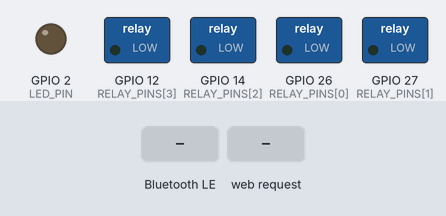
A sketch run on a simulated ESP32. Shown: switched loads named in the sketch (green lamp = pin HIGH), output pins drawn as LEDs (lit = HIGH). The test bench sets the inputs (shaded band). WiFi joins after 1.5 s; servers stay silent unless stated; nothing arrives over Bluetooth unless stated; a phone connects over Bluetooth LE 3 s after start; what the sketch prints to the serial monitor is not drawn.

Above: at 3.2 s.
3.3 s: Bluetooth LE write "LED:ON" received
At 4.5 s:
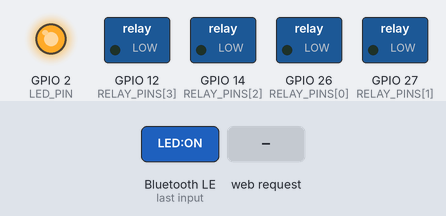
4.8 s: HTTP request GET /relay?value=1&ch=1 received
At 6.0 s:
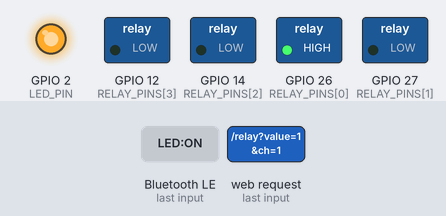
6.3 s: Bluetooth LE write "LED:OFF" received
At 7.3 s:
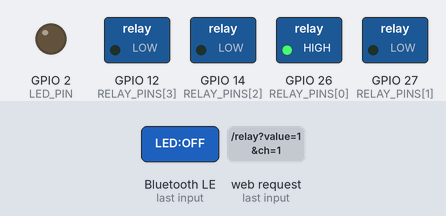
10.8 s: HTTP request GET /led?value=on received
At 11.8 s:
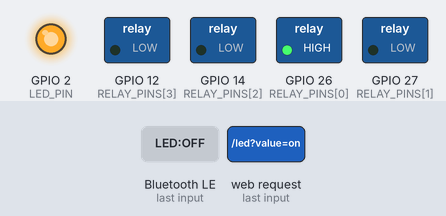
Timing chart, 0 to 13.3 s (numbered marks = the images above; inputs shaded):
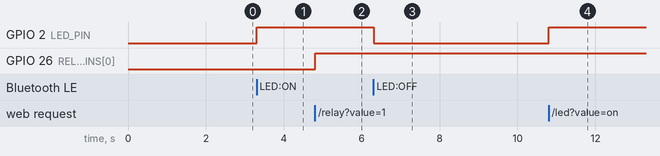

The sketch:

esp32_controller.ino
```cpp
/**
 * ESP32 Controller Firmware
 * -------------------------
 * Combines:
 *  - WiFi with AsyncWebServer (port 80)
 *  - BLE GATT server using the Nordic UART Service (NUS)
 *
 * HTTP Endpoints
 *  GET /status           -> JSON {"led":0,"relay":[0,0,0,0]}
 *  GET /led?value=on     -> turns LED on  ; replies {"led":1}
 *  GET /led?value=off    -> turns LED off ; replies {"led":0}
 *  GET /relay?ch=1&value=on  -> relay 1 on  ; replies {"relay":1,"state":1}
 *  GET /relay?ch=1&value=off -> relay 1 off ; replies {"relay":1,"state":0}
 *
 * BLE Commands (write to TX characteristic 6E400002-…)
 *  "LED:ON"        -> turn LED on
 *  "LED:OFF"       -> turn LED off
 *  "RELAY:1:ON"    -> relay 1 on
 *  "RELAY:1:OFF"   -> relay 1 off
 *  (channel 1-4)
 *
 * BLE Notifications (sent via RX characteristic 6E400003-…)
 *  "LED:ON" / "LED:OFF"
 *  "RELAY:1:ON" / "RELAY:1:OFF"
 *  "STATUS:<json>"
 */

#include <WiFi.h>
#include <ESPAsyncWebServer.h>
#include <BLEDevice.h>
#include <BLEServer.h>
#include <BLEUtils.h>
#include <BLE2902.h>

// ---------------------------------------------------------------------------
// WiFi credentials – change to your network
// ---------------------------------------------------------------------------
const char* WIFI_SSID     = "YOUR_WIFI_SSID";
const char* WIFI_PASSWORD = "YOUR_WIFI_PASSWORD";

// ---------------------------------------------------------------------------
// GPIO pin definitions
// ---------------------------------------------------------------------------
#define LED_PIN 2
static const int RELAY_PINS[4] = {26, 27, 14, 12};
#define RELAY_COUNT 4

// ---------------------------------------------------------------------------
// NUS (Nordic UART Service) UUIDs
// ---------------------------------------------------------------------------
#define NUS_SERVICE_UUID        "6E400001-B5A3-F393-E0A9-E50E24DCCA9E"
#define NUS_CHAR_UUID_RX        "6E400002-B5A3-F393-E0A9-E50E24DCCA9E"  // phone writes here
#define NUS_CHAR_UUID_TX        "6E400003-B5A3-F393-E0A9-E50E24DCCA9E"  // ESP32 notifies here

// ---------------------------------------------------------------------------
// State
// ---------------------------------------------------------------------------
static bool ledState           = false;
static bool relayStates[RELAY_COUNT] = {false, false, false, false};

// ---------------------------------------------------------------------------
// BLE globals
// ---------------------------------------------------------------------------
BLEServer*          pServer    = nullptr;
BLECharacteristic*  pTxChar    = nullptr;   // notifications -> phone
static bool         bleConnected = false;

// ---------------------------------------------------------------------------
// HTTP server
// ---------------------------------------------------------------------------
AsyncWebServer server(80);

// ---------------------------------------------------------------------------
// Forward declarations
// ---------------------------------------------------------------------------
void applyLed(bool on);
void applyRelay(int ch, bool on);
void parseBleCommand(const String& cmd);
void sendBleNotification(const String& msg);
String buildStatusJson();

// ===========================================================================
// BLE Callbacks
// ===========================================================================

class ServerCallbacks : public BLEServerCallbacks {
    void onConnect(BLEServer* pSvr) override {
        bleConnected = true;
        Serial.println("[BLE] Client connected");
        // Push current state to newly connected device
        sendBleNotification(String("STATUS:") + buildStatusJson());
    }

    void onDisconnect(BLEServer* pSvr) override {
        bleConnected = false;
        Serial.println("[BLE] Client disconnected – restarting advertising");
        BLEDevice::startAdvertising();
    }
};

class RxCharCallbacks : public BLECharacteristicCallbacks {
    void onWrite(BLECharacteristic* pChar) override {
        std::string value = pChar->getValue();
        if (value.length() > 0) {
            String cmd = String(value.c_str());
            cmd.trim();
            Serial.print("[BLE] RX: ");
            Serial.println(cmd);
            parseBleCommand(cmd);
        }
    }
};

// ===========================================================================
// Setup helpers
// ===========================================================================

void setupPins() {
    pinMode(LED_PIN, OUTPUT);
    digitalWrite(LED_PIN, LOW);

    for (int i = 0; i < RELAY_COUNT; i++) {
        pinMode(RELAY_PINS[i], OUTPUT);
        digitalWrite(RELAY_PINS[i], LOW);
    }
    Serial.println("[PINS] GPIO configured");
}

void setupWifi() {
    Serial.print("[WiFi] Connecting to ");
    Serial.println(WIFI_SSID);
    WiFi.mode(WIFI_STA);
    WiFi.begin(WIFI_SSID, WIFI_PASSWORD);

    unsigned long start = millis();
    while (WiFi.status() != WL_CONNECTED && millis() - start < 15000) {
        delay(500);
        Serial.print(".");
    }
    Serial.println();

    if (WiFi.status() == WL_CONNECTED) {
        Serial.print("[WiFi] Connected. IP: ");
        Serial.println(WiFi.localIP());
    } else {
        Serial.println("[WiFi] Failed to connect – continuing without WiFi");
    }
}

// Add CORS headers to every response
void addCorsHeaders(AsyncWebServerResponse* response) {
    response->addHeader("Access-Control-Allow-Origin",  "*");
    response->addHeader("Access-Control-Allow-Methods", "GET, OPTIONS");
    response->addHeader("Access-Control-Allow-Headers", "Content-Type");
}

void setupHttpServer() {

    // OPTIONS pre-flight for CORS
    server.on("/*", HTTP_OPTIONS, [](AsyncWebServerRequest* request) {
        AsyncWebServerResponse* resp = request->beginResponse(204);
        addCorsHeaders(resp);
        request->send(resp);
    });

    // GET /status
    server.on("/status", HTTP_GET, [](AsyncWebServerRequest* request) {
        String body = buildStatusJson();
        Serial.print("[HTTP] GET /status -> ");
        Serial.println(body);
        AsyncWebServerResponse* resp = request->beginResponse(200, "application/json", body);
        addCorsHeaders(resp);
        request->send(resp);
    });

    // GET /led?value=on|off
    server.on("/led", HTTP_GET, [](AsyncWebServerRequest* request) {
        if (!request->hasParam("value")) {
            AsyncWebServerResponse* resp = request->beginResponse(400, "application/json",
                "{\"error\":\"Missing 'value' parameter\"}");
            addCorsHeaders(resp);
            request->send(resp);
            return;
        }
        String value = request->getParam("value")->value();
        value.toLowerCase();
        bool on = (value == "on" || value == "1" || value == "true");
        applyLed(on);

        String body = String("{\"led\":") + (on ? "1" : "0") + "}";
        Serial.print("[HTTP] GET /led?value=");
        Serial.print(value);
        Serial.print(" -> ");
        Serial.println(body);

        AsyncWebServerResponse* resp = request->beginResponse(200, "application/json", body);
        addCorsHeaders(resp);
        request->send(resp);
    });

    // GET /relay?ch=1&value=on|off
    server.on("/relay", HTTP_GET, [](AsyncWebServerRequest* request) {
        if (!request->hasParam("ch") || !request->hasParam("value")) {
            AsyncWebServerResponse* resp = request->beginResponse(400, "application/json",
                "{\"error\":\"Missing 'ch' or 'value' parameter\"}");
            addCorsHeaders(resp);
            request->send(resp);
            return;
        }
        int ch = request->getParam("ch")->value().toInt();
        if (ch < 1 || ch > RELAY_COUNT) {
            AsyncWebServerResponse* resp = request->beginResponse(400, "application/json",
                "{\"error\":\"Channel must be 1-4\"}");
            addCorsHeaders(resp);
            request->send(resp);
            return;
        }
        String value = request->getParam("value")->value();
        value.toLowerCase();
        bool on = (value == "on" || value == "1" || value == "true");
        applyRelay(ch, on);

        String body = String("{\"relay\":") + ch + ",\"state\":" + (on ? "1" : "0") + "}";
        Serial.print("[HTTP] GET /relay?ch=");
        Serial.print(ch);
        Serial.print("&value=");
        Serial.print(value);
        Serial.print(" -> ");
        Serial.println(body);

        AsyncWebServerResponse* resp = request->beginResponse(200, "application/json", body);
        addCorsHeaders(resp);
        request->send(resp);
    });

    // 404 handler
    server.onNotFound([](AsyncWebServerRequest* request) {
        AsyncWebServerResponse* resp = request->beginResponse(404, "application/json",
            "{\"error\":\"Not found\"}");
        addCorsHeaders(resp);
        request->send(resp);
    });

    server.begin();
    Serial.println("[HTTP] AsyncWebServer started on port 80");
}

void setupBle() {
    BLEDevice::init("ESP32_Controller");
    pServer = BLEDevice::createServer();
    pServer->setCallbacks(new ServerCallbacks());

    BLEService* pService = pServer->createService(NUS_SERVICE_UUID);

    // RX characteristic: phone writes commands here
    BLECharacteristic* pRxChar = pService->createCharacteristic(
        NUS_CHAR_UUID_RX,
        BLECharacteristic::PROPERTY_WRITE | BLECharacteristic::PROPERTY_WRITE_NR
    );
    pRxChar->setCallbacks(new RxCharCallbacks());

    // TX characteristic: ESP32 sends notifications here
    pTxChar = pService->createCharacteristic(
        NUS_CHAR_UUID_TX,
        BLECharacteristic::PROPERTY_NOTIFY
    );
    pTxChar->addDescriptor(new BLE2902());

    pService->start();

    BLEAdvertising* pAdvertising = BLEDevice::getAdvertising();
    pAdvertising->addServiceUUID(NUS_SERVICE_UUID);
    pAdvertising->setScanResponse(true);
    pAdvertising->setMinPreferred(0x06);   // for iPhone connection compatibility
    pAdvertising->setMinPreferred(0x12);
    BLEDevice::startAdvertising();

    Serial.println("[BLE] GATT server started – advertising as 'ESP32_Controller'");
}

// ===========================================================================
// State application helpers
// ===========================================================================

void applyLed(bool on) {
    ledState = on;
    digitalWrite(LED_PIN, on ? HIGH : LOW);
    Serial.print("[GPIO] LED -> ");
    Serial.println(on ? "ON" : "OFF");
    sendBleNotification(String("LED:") + (on ? "ON" : "OFF"));
}

void applyRelay(int ch, bool on) {
    // ch is 1-based
    int idx = ch - 1;
    if (idx < 0 || idx >= RELAY_COUNT) return;
    relayStates[idx] = on;
    digitalWrite(RELAY_PINS[idx], on ? HIGH : LOW);
    Serial.print("[GPIO] Relay ");
    Serial.print(ch);
    Serial.print(" (GPIO ");
    Serial.print(RELAY_PINS[idx]);
    Serial.print(") -> ");
    Serial.println(on ? "ON" : "OFF");
    sendBleNotification(String("RELAY:") + ch + ":" + (on ? "ON" : "OFF"));
}

// ===========================================================================
// BLE command parser
// ===========================================================================

void parseBleCommand(const String& cmd) {
    String upper = cmd;
    upper.toUpperCase();

    if (upper == "LED:ON") {
        applyLed(true);
    } else if (upper == "LED:OFF") {
        applyLed(false);
    } else if (upper.startsWith("RELAY:")) {
        // Format: RELAY:<ch>:<ON|OFF>
        int firstColon = upper.indexOf(':');
        int secondColon = upper.indexOf(':', firstColon + 1);
        if (secondColon < 0) {
            Serial.println("[BLE] Malformed RELAY command");
            return;
        }
        int ch = upper.substring(firstColon + 1, secondColon).toInt();
        String stateStr = upper.substring(secondColon + 1);
        stateStr.trim();
        bool on = (stateStr == "ON" || stateStr == "1");
        applyRelay(ch, on);
    } else if (upper == "STATUS") {
        sendBleNotification(String("STATUS:") + buildStatusJson());
    } else {
        Serial.print("[BLE] Unknown command: ");
        Serial.println(cmd);
    }
}

// ===========================================================================
// BLE notification helper
// ===========================================================================

void sendBleNotification(const String& msg) {
    if (!bleConnected || pTxChar == nullptr) return;
    pTxChar->setValue(msg.c_str());
    pTxChar->notify();
    Serial.print("[BLE] TX notify: ");
    Serial.println(msg);
}

// ===========================================================================
// JSON status builder
// ===========================================================================

String buildStatusJson() {
    String json = "{\"led\":";
    json += ledState ? "1" : "0";
    json += ",\"relay\":[";
    for (int i = 0; i < RELAY_COUNT; i++) {
        json += relayStates[i] ? "1" : "0";
        if (i < RELAY_COUNT - 1) json += ",";
    }
    json += "]}";
    return json;
}

// ===========================================================================
// Arduino entry points
// ===========================================================================

void setup() {
    Serial.begin(115200);
    delay(500);
    Serial.println("\n[BOOT] ESP32 Controller starting...");

    setupPins();
    setupWifi();
    setupHttpServer();
    setupBle();

    Serial.println("[BOOT] Setup complete");
    Serial.print("[BOOT] IP Address: ");
    Serial.println(WiFi.localIP());
}

void loop() {
    // AsyncWebServer and BLE are interrupt/callback driven – nothing needed here.
    // Add any periodic tasks below (e.g., sensor polling, watchdog, etc.).
    delay(10);
}
```

Measured:
- after the input at 3.3 s, GPIO 2 (LED_PIN): LOW → HIGH at once
- after the input at 4.8 s, GPIO 26 (RELAY_PINS[0]): LOW → HIGH at once
- after the input at 6.3 s, GPIO 2 (LED_PIN): HIGH → LOW at once
- after the input at 10.8 s, GPIO 2 (LED_PIN): LOW → HIGH at once
